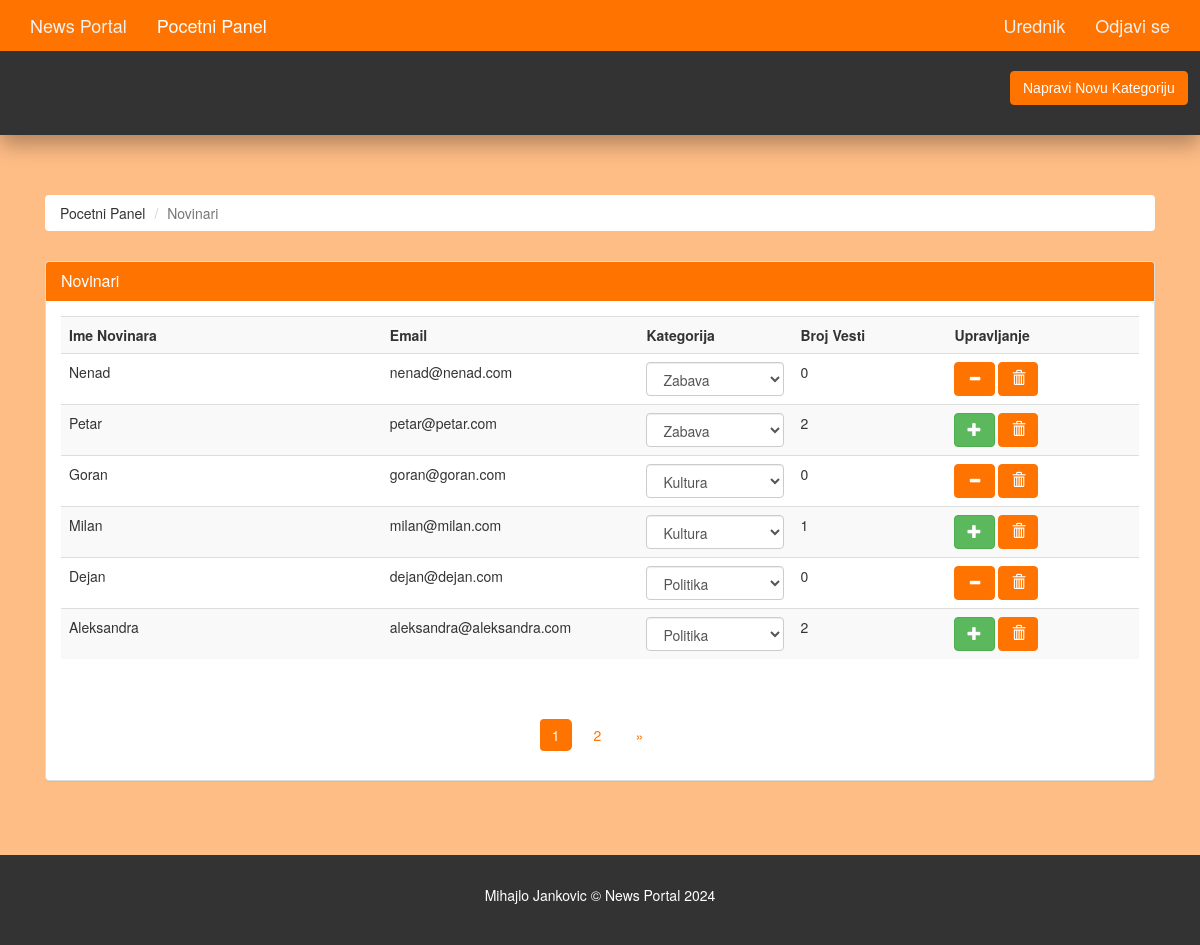
Screenshot of /admin/authors.php (signed in) with the database file from the repository.
### tables this page shows
CREATE TABLE `author` (
  `author_id` int(11) NOT NULL,
  `author_name` varchar(35) NOT NULL,
  `author_password` varchar(100) NOT NULL,
  `author_email` varchar(45) NOT NULL,
  `category_id` int(11) DEFAULT NULL
);

CREATE TABLE `category` (
  `category_id` int(11) NOT NULL,
  `category_name` varchar(45) NOT NULL,
  `category_color` varchar(35) NOT NULL,
  `category_image` varchar(250) NOT NULL,
  `category_description` varchar(350) NOT NULL
);

### admin/authors.php (the view, shortened to what this page needs)
<?php
  require('./includes/nav.inc.php');
?>
<section id="breadcrumb">
  <div class="container">
    <ol class="breadcrumb">
      <li><a href="./index.php">Pocetni Panel</a></li>
      <li class="active">Novinari</li>
    </ol>
  </div>
</section>
<section id="main">
  <div class="container">
    <div class="col-md-12">
      <?php
        $limit = 6;
        if(isset($_GET['page'])) {
          $page = $_GET['page'];
        } else {
          $page = 1;
        }
        $offset = ($page - 1) * $limit;
        $sql = "SELECT author.author_id,
                author.author_name,
                author.author_email,
                COUNT(article.article_id) AS article_count,
                category.category_id, category.category_name
                FROM author
                LEFT JOIN article ON author.author_id = article.author_id
                LEFT JOIN category ON author.category_id = category.category_id
                GROUP BY author.author_id
                ORDER BY author.author_id DESC
                LIMIT {$offset},{$limit}";
        $result = mysqli_query($con, $sql);
        $row = mysqli_num_rows($result);
      ?>
      <div class="panel panel-default">
        <div class="panel-heading main-color-bg">
          <h3 class="panel-title">Novinari</h3>
        </div>
        <div class="panel-body">
          <table class="table table-striped table-hover author-table">
            <tr>
              <th style="min-width: 250px">Ime Novinara</th>
              <th style="min-width: 200px">Email</th>
              <th style="min-width: 120px">Kategorija</th>
              <th style="min-width: 120px">Broj Vesti</th>
              <th style="min-width: 150px">Upravljanje</th>
            </tr>
            <?php
              if($row > 0) {
                while($data = mysqli_fetch_assoc($result)) {
                  $author_id = $data['author_id'];
                  $author_name = $data['author_name'];
                  $author_email = $data['author_email'];
                  $article_count = $data['article_count'];
                  $category_name = $data['category_name'];
                  $category_id = $data['category_id'];
                  $isAdminQuery = "SELECT * FROM admin WHERE admin_email = '$author_email'";
                  $isAdminResult = mysqli_query($con, $isAdminQuery);
                  $isAdmin = mysqli_num_rows($isAdminResult) > 0;
                  echo '
                  <tr>
                      <td>
                          '.$author_name.'
                      </td>
                      <td>
                          '.$author_email.'
                      </td>
                      <td>
                          <select class="form-control" id="categorySelect_'.$author_id.'" onchange="updateCategory('.$author_id.', this.value)">
                            <option value="'.$category_id.'" selected>'.$category_name.'</option>';
                            echo '
                          </select>
                      </td>
                      <td>
                          '.$article_count.'
                      </td>
                      <td>
                          <a class="btn btn-success" href="javascript:addToAdmin('.$author_id.')" title="Add to Urednik" '.($isAdmin ? 'style="display: none;"' : '').'>
                              <span class="glyphicon glyphicon-plus"></span>
                          </a>
                          <a class="btn btn-warning" href="javascript:removeFromAdmin('.$author_id.')" title="Remove from Urednik" '.(!$isAdmin ? 'style="display: none;"' : '').'>
                              <span class="glyphicon glyphicon-minus"></span>
                          </a>
                          <a class="btn btn-danger" href="javascript:deleteConfirm('.$author_id.')" title="Delete Author">
                              <span class="glyphicon glyphicon-trash"></span>
                          </a>
                      </td>
                  </tr>
              ';
            }
          }
          ?>
          </table>
        </div>
        <div class="text-center">
          <ul class="pagination pg-red">
            <?php
              $paginationQuery = "SELECT DISTINCT author.author_id FROM author LEFT JOIN article ON author.author_id = article.author_id";
              $paginationResult = mysqli_query($con, $paginationQuery);
              if(mysqli_num_rows($paginationResult) > 0) {
                $total_authors = mysqli_num_rows($paginationResult);
                $total_page = ceil($total_authors / $limit);
                for($i = 1; $i <= $total_page; $i++) {
                  $active = "";
                  if($i == $page) {
                    $active = "active";
                  }
                  echo '<li class="page-item '.$active.'"><a href="./authors.php?page='.$i.'" class="page-link">'.$i.'</a></li>';
                }
                if($total_page > $page){
                  echo '
                    <li class="page-item">
                      <a href="authors.php?page='.($page + 1).'" class="page-link">
                        <span>&raquo;</span>
                      </a>
                    </li>';
                }
              }
            ?>
          </ul>
        </div>
      </div>
    </div>
  </div>
</section>
<?php
  require('./includes/footer.inc.php')
?>

### assets/css/partials/4-component.css (style rules this page uses)
.container { width: 100%; padding-right: 15px; padding-left: 15px; margin-right: auto; margin-left: auto; }
.btn { display: inline-block; border: none; background: var(--dark-color); color: #fff; text-decoration: none; font-family: var(--ff-nunito); padding: 0.5rem 0.75rem; border-radius: var(--border-radius); transition: all 200ms ease-in-out; }
.pagination { display: inline-block; }
.pagination a { float: left; padding: 8px 16px; margin: 2px; transition: all 200ms ease-in-out; }

### assets/css/admin/style.css (style rules this page uses)
body { background: #ffbd86; }
.btn-danger { color: #fff; background-color: #ff7300; border-color: #ff7300; }
.btn-warning { color: #fff; background-color: #ff7300; border-color: #ff7300; }
.main-color-bg { background-color: #ff7300 !important; border-color: #ff7300 !important; color: #ffffff !important; }
.breadcrumb { margin: 30px 15px; background: #fff; color: #333333; }
.breadcrumb a { color: #333333; }
.pagination>li>a, .pagination>li>span { border-radius: var(--border-radius); margin: 5px; border: none; color: #ff7300; cursor: pointer; }
.pagination>.active>a, .pagination>.active>a:focus, .pagination>.active>a:hover, .pagination>.active>span, .pagination>.active>span:focus, .pagination>.active>span:hover { z-index: 3; color: #fff; cursor: default; background-color: #ff7300; border-color: none; }
#main { min-height: 70.5vh; }

### assets/css/partials/1-variables.css (style rules this page uses)
:root { --primary-color: #ff7300; --secondary-color: #f99500; --light-color: #f1f1f1; --dark-color: #50514f; --black-color: #333333; --tag-trend-color: #fa163f; --tag-yellow-color: #ffbe0b; --tag-purple-color: #8338ec; --tag-blue-color: #3a86ff; --tag-green-color: #00ff73; --tag-orange-color: #bb5700; --tag-pink-color: #ff0a54; --tag-brown-color: #663f3f; --tag-red-color: #ff0000; --tag-black-color: #000000; --tag-dark-color: #000083; --tag-mint-color: #00e8d1; --hover-color: #ee4444; --active-color: #b90615; --ts-vs: 0.56rem; --ts-sml: 0.8rem; --ts-md: 1.1rem; --ts-lg: 1.25rem; --hs-vs: 1.3rem; --hs-sml: 2rem; --hs-md: 2.5rem; --hs-lg: 3rem; --ff-monts: "Montserrat", sans-serif; --ff-nunito: "Nunito Sans", sans-serif; --ff-noto: "Noto Serif", serif; --ff-robo: "Roboto", sans-serif; --border-radius: 5px; }

### rows the page displays
author: author_name "Nenad", author_email "nenad@nenad.com", category+author_id "Zabava", article_count "0"
author: author_name "Petar", author_email "petar@petar.com", category+author_id "Zabava", article_count "2"
author: author_name "Goran", author_email "goran@goran.com", category+author_id "Kultura", article_count "0"
author: author_name "Milan", author_email "milan@milan.com", category+author_id "Kultura", article_count "1"
author: author_name "Dejan", author_email "dejan@dejan.com", category+author_id "Politika", article_count "0"
author: author_name "Aleksandra", author_email "aleksandra@aleksandra.com", category+author_id "Politika", article_count "2"

### other values shown
$admin_name "Urednik"
